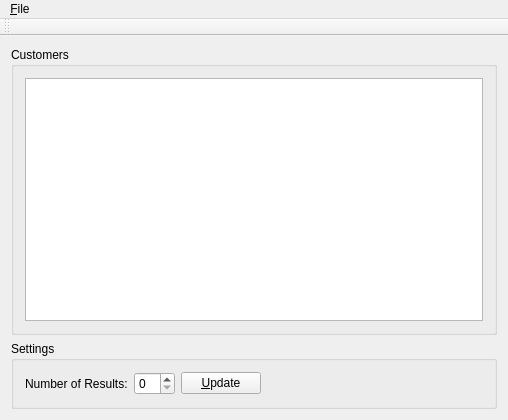
<?xml version="1.0" encoding="UTF-8"?>
<ui version="4.0">
 <class>MainWindow</class>
 <widget class="QMainWindow" name="MainWindow">
  <property name="geometry">
   <rect>
    <x>0</x>
    <y>0</y>
    <width>508</width>
    <height>420</height>
   </rect>
  </property>
  <property name="windowTitle">
   <string>MainWindow</string>
  </property>
  <widget class="QWidget" name="centralWidget">
   <layout class="QVBoxLayout" name="verticalLayout">
    <item>
     <widget class="QGroupBox" name="groupBox">
      <property name="title">
       <string>Customers</string>
      </property>
      <layout class="QHBoxLayout" name="horizontalLayout">
       <item>
        <widget class="QTableView" name="tblCustomers">
         <property name="alternatingRowColors">
          <bool>true</bool>
         </property>
         <property name="selectionMode">
          <enum>QAbstractItemView::SingleSelection</enum>
         </property>
         <property name="selectionBehavior">
          <enum>QAbstractItemView::SelectRows</enum>
         </property>
         <property name="sortingEnabled">
          <bool>true</bool>
         </property>
         <attribute name="verticalHeaderVisible">
          <bool>false</bool>
         </attribute>
        </widget>
       </item>
      </layout>
     </widget>
    </item>
    <item>
     <widget class="QGroupBox" name="groupBox_2">
      <property name="title">
       <string>Settings</string>
      </property>
      <layout class="QHBoxLayout" name="horizontalLayout_2">
       <item>
        <widget class="QLabel" name="label">
         <property name="text">
          <string>Number of Results:</string>
         </property>
        </widget>
       </item>
       <item>
        <widget class="QSpinBox" name="spnCount"/>
       </item>
       <item>
        <widget class="QPushButton" name="btnUpdate">
         <property name="text">
          <string>&amp;Update</string>
         </property>
        </widget>
       </item>
       <item>
        <spacer name="horizontalSpacer">
         <property name="orientation">
          <enum>Qt::Horizontal</enum>
         </property>
         <property name="sizeHint" stdset="0">
          <size>
           <width>247</width>
           <height>20</height>
          </size>
         </property>
        </spacer>
       </item>
      </layout>
     </widget>
    </item>
   </layout>
  </widget>
  <widget class="QMenuBar" name="menuBar">
   <property name="geometry">
    <rect>
     <x>0</x>
     <y>0</y>
     <width>508</width>
     <height>21</height>
    </rect>
   </property>
   <widget class="QMenu" name="menu_File">
    <property name="title">
     <string>&amp;File</string>
    </property>
    <addaction name="actionE_xit"/>
   </widget>
   <addaction name="menu_File"/>
  </widget>
  <widget class="QToolBar" name="mainToolBar">
   <attribute name="toolBarArea">
    <enum>TopToolBarArea</enum>
   </attribute>
   <attribute name="toolBarBreak">
    <bool>false</bool>
   </attribute>
  </widget>
  <action name="actionE_xit">
   <property name="text">
    <string>E&amp;xit</string>
   </property>
  </action>
 </widget>
 <layoutdefault spacing="6" margin="11"/>
 <resources/>
 <connections>
  <connection>
   <sender>actionE_xit</sender>
   <signal>triggered()</signal>
   <receiver>MainWindow</receiver>
   <slot>close()</slot>
   <hints>
    <hint type="sourcelabel">
     <x>-1</x>
     <y>-1</y>
    </hint>
    <hint type="destinationlabel">
     <x>199</x>
     <y>149</y>
    </hint>
   </hints>
  </connection>
 </connections>
</ui>
